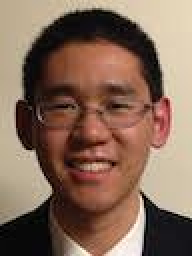
#> input picture mjchao.jpg, 96 x 128 px (shown 2 times larger)
$ python Search.py   (Python 2 division)
#> lines starting #> are read from the running program, lines starting #| are printed output that depends on the picture
### Parameters.py
'''
Created on Sep 12, 2015

@author: mjchao
'''
from PIL import Image
from Utils import convertToPixelArray, norm

#list of global parameter constants


P = 200
N = 1
K = 1
T = 100000000
E = 25000

#---Change when image changes---#
IMG = Image.open( "mjchao.jpg" ).convert("RGBA")
OUTPUT_DIR = "tmp2"
IMG_WIDTH = 96
IMG_HEIGHT = 128
#--------------------------#

IMG_PIXEL_ARRAY = convertToPixelArray( IMG )
IMG_PIXEL_ARRAY_NORM = norm( IMG_PIXEL_ARRAY )

### Utils.py
'''
Created on Sep 19, 2015

@author: mjchao
'''
import numpy
from PIL import Image, ImageDraw

## Converts an image surface to a pixel array
def convertToPixelArray(image_surface):
    rtn = []
    for data in image_surface.getdata():
        rtn.append(data[0])
        rtn.append(data[1])
        rtn.append(data[2])
#> this loop made 12288 passes
#> data on passes 1 to 3: (188, 171, 143, 255), (188, 171, 143, 255), (188, 171, 143, 255)
#> after the loop, rtn = 36864 items
#> `IMG_PIXEL_ARRAY_NORM = norm( IMG_PIXEL_ARRAY )`: IMG_PIXEL_ARRAY_NORM = 98.51
    return numpy.array(rtn) / 255.0

## Returns Euclidean distance between two pixel arrays
def euclideanDistance(PixelArray1, PixelArray2):
    return numpy.linalg.norm(PixelArray1 - PixelArray2)

#Returns the norm |s| of a pixel array s
def norm( pixelArray ):
    return numpy.linalg.norm( pixelArray )


## Returns an image surface read from a file
def loadImage(filename):
    return Image.open(filename)

'''
Saves a surface
'''
def save_surface( image , filename ):
    image.save(filename)

### GeneticCode.py
'''
Created on Sep 12, 2015

@author: mjchao
'''
from Mutator import Mutator
from Parameters import IMG_WIDTH , IMG_HEIGHT , P, IMG_PIXEL_ARRAY , IMG_PIXEL_ARRAY_NORM
from Polygon import Polygon

from PIL import Image, ImageDraw

import random
from random import uniform
from math import log10
import copy
from Utils import convertToPixelArray, euclideanDistance, norm , save_surface
import sys

'''
Represents a Genetic Code to be used in the genetic search.
In our search problem, the genetic code is a list of Polygon
objects.
'''
class GeneticCode( object ):

    MUTATION_PROBABILITY = 0.9

    '''
    Creates a random GeneticCode with P n-gons.
    '''
    # [4 lines left out: function rand_genetic_code_with_n_gons, not called in this run]

    '''
    Creates a GeneticCode object. By default, it's a random list of P
    triangles.
    '''
    def __init__( self , polygons = None ):
        if polygons is None:
            self._polygons = [ Polygon.rand_triangle( IMG_WIDTH , IMG_HEIGHT ) for _ in range( 0 , P ) ]
        else:
            self._polygons = polygons
        self._fitness = -1
        self._pixelArray = None
        pass

    '''
    Mutates this genetic code with some probability. This object is modified
    with a random mutation.
    '''
    def mutate( self ):
        randVal = uniform( 0 , 1 )
        if ( randVal <= GeneticCode.MUTATION_PROBABILITY ):
            Mutator.mutate( self )

    '''
    Gets the polygon at the given index in the list of polygons
    of which this genetic code consists
    '''
    def get( self , idx ):
        return self._polygons[ idx ]

    '''
    Sets the polygon at the given index to be the
    given polygon.
    '''
    def set( self , idx , newPolygon ):
        self._polygons[ idx ] = newPolygon

    '''
    Draws the image represented by this genetic code onto a surface.
    '''
    def draw_onto_surface( self , surf ):
        # [4 lines of commented-out code are left out]
        d = ImageDraw.Draw(self._surface, "RGBA")
        for polygon in self._polygons:
            d.polygon(polygon._vertices, polygon._color)
        del d

    '''
    Returns the fitness score of this genetic code.
    '''
    def get_fitness( self ):
        if ( self._fitness != -1 ):
            return self._fitness
        else:
            self._surface = Image.new("RGB", (IMG_WIDTH, IMG_HEIGHT))
            self.draw_onto_surface( self._surface )
            pixelArray = convertToPixelArray( self._surface )
            euclideanDist = euclideanDistance( pixelArray , IMG_PIXEL_ARRAY )
            self._fitness = -(log10( euclideanDist ) - log10(norm( pixelArray ) + IMG_PIXEL_ARRAY_NORM ) )
            return self._fitness

    '''
    Returns the number of polygons of which this
    genetic code consists
    '''
    def size( self ):
        return len( self._polygons )

    '''
    Crosses two polygons and produces a third
    polygon with traits from both parent polygons.
    '''
    @staticmethod
    def cross( code1 , code2 ):
        return GeneticCode.crossN( code1 , code2 )

    '''
    Crosses an arbitrary number of polygons and
    produces an offspring with traits from all
    parent polygons.
    '''
    @staticmethod
    def crossN( *codes ):
        numParents = len( codes )
        partitions = random.sample( range( 0 , P ) , numParents-1 )
        partitions.sort()
        partitions = [0] + partitions
        partitions.append( P )

        childPolygons = []
        for i in range( 0 , numParents ):
            childPolygons = childPolygons + copy.deepcopy( codes[ i ]._polygons[ partitions[i] : partitions[i+1] ] )

        return GeneticCode( childPolygons )

    def __str__( self ):
        return "GeneticCode {Polygons = " + ', '.join( str(x) for x in self._polygons ) + ", fitness = " + str( self._fitness ) + "}"

'''
Unit Testing
'''
# [26 lines left out: function main, not called in this run]

# [1 lines that do not run on import are left out]

### Mutator.py
'''
Created on Sep 12, 2015

@author: mjchao
'''

from Parameters import IMG_WIDTH , IMG_HEIGHT
from Polygon import Polygon
from random import randint , gauss
import copy

class Mutator( object ):

    '''
    Replaces a polygon with a random new triangle.
    '''
    # [4 lines left out: function __mutate1__, not called in this run]

    '''
    Swaps the positions of two polygons in the ordered list of the genetic code.
    '''
    @staticmethod
    def __mutate2__( code ):
        idx1 = randint( 0 , len( code._polygons )-1 )
        idx2 = randint( 0 , len( code._polygons )-1 )
        code._polygons[ idx1 ] , code._polygons[ idx2 ] = code._polygons[ idx2 ] , code._polygons[ idx1 ]
    '''
    Returns a slightly altered color parameter.

    @param colorValue - a value in the range 0-255
    @return - the given color value plus/minus some random offset
    from -9 to 9
    '''
    # [15 lines left out: function __alter_color, not called in this run]
    '''
    Slightly alters a polygon's color in the genetic code
    '''
    # [11 lines left out: function __mutate3__, not called in this run]

    '''
    Slightly alters the position of a polygon's vertices
    '''
    # [13 lines left out: function __mutate4__, not called in this run]

    '''
    Adds a vertex to a polygon in the genetic code.
    '''
    # [6 lines left out: function __mutate5__, not called in this run]

    '''
    Removes a vertex from a polygon, if possible, in the genetic code.
    '''
    # [9 lines left out: function __mutate6__, not called in this run]

    '''
    Selects a random mutation to apply to a polygon that
    will alter its shape
    '''
    # [5 lines left out: function __mutate_alter_shape__, not called in this run]

    '''

    '''
    # [5 lines left out: function __mutate_modify_polygon__, not called in this run]

    '''
    Selects a random mutation to apply to a polygon.
    This mutation happens for sure. It is the responsibility
    of the caller to ensure that mutations occur
    with some probability.
    '''
    @staticmethod
    def mutate( code ):
        mutationsList = [ Mutator.__mutate1__ , Mutator.__mutate2__ , \
                         Mutator.__mutate_modify_polygon__ , Mutator.__mutate_modify_polygon__ , \
                         Mutator.__mutate_modify_polygon__ ]
        mutationIdx = randint( 0 , len( mutationsList )-1 )
        mutationsList[ mutationIdx ]( code )
'''
Unit testing
'''
# [43 lines left out: function main, not called in this run]

# [1 lines that do not run on import are left out]


### Polygon.py
'''
Created on Sep 12, 2015

@author: mjchao
'''

from Parameters import IMG_WIDTH , IMG_HEIGHT
from PIL import Image, ImageDraw
from random import randint , gauss
import Utils

'''
Represents a polygon with some vertices and filled with a given color.
Vertices are specified as ordered pairs of floats. The color is
specified as a tuple with four integers: (r, g, b, a).

'''
class Polygon( object ):

    '''
    Returns a random coordinate (x, y) with x value in range
    [0 , maxX) , [0 , maxY)
    '''
    @staticmethod
    def rand_xy( maxX , maxY ):
        return ( randint( 0 , maxX ) , randint( 0 , maxY ) )

    '''
    Returns a coordinate (x, y) near the given point. The (x, y)
    are generated with a gaussian distribution with mean
    (x, y) and standard deviation of the width and height of the
    image divided by 10, respectively.
    '''
    @staticmethod
    def gauss_xy_about_point( point ):
        return ( int(gauss( point[ 0 ] , IMG_WIDTH/10 )) , int(gauss( point[ 1 ] , IMG_HEIGHT/10)) )

    '''
    Returns a random (r, g, b, a) value
    '''
    @staticmethod
    def rand_rgba():
        return ( randint( 0 , 255 ) , randint( 0 , 255 ) , randint( 0 , 255 ) , randint( 0 , 255 ) )

    '''
    Returns a random triangle
    '''
    @staticmethod
    def rand_triangle( maxX , maxY ):
        return Polygon.rand_n_gon( 3 , maxX , maxY )

    '''
    Returns a random n-gon with n vertices. The vertices may not be in the
    correct order, though.
    '''
    @staticmethod
    def rand_n_gon( n , maxX , maxY ):
        center = Polygon.rand_xy( maxX , maxY )
        return Polygon( [Polygon.gauss_xy_about_point( center ) for _ in range( 0 , n )]  , Polygon.rand_rgba() )


    '''
    Creates a polygon.
    '''
    def __init__( self , vertices = None , color = None ):
        if vertices is None:
            self._vertices = [Polygon.rand_xy(IMG_WIDTH , IMG_HEIGHT) for _ in range( 0 , 3 ) ]
        else:
            self._vertices = vertices

        if color is None:
            self._color = Polygon.rand_rgba()
        else :
            self._color = color

    '''
    Returns the number of vertices this polygon has.
    '''
    def num_vertices( self ):
        return len( self._vertices )

    '''
    Returns the color of this polygon as an (r, g, b, a) tuple
    '''
    def get_color( self ):
        return self._color
    '''
    Sets the color of this polygon.

    @param color - the (r, g, b, a) color for this polygon as a tuple
    '''
    def set_color( self , color ):
        self._color = color

    def __str__( self ):
        return "Polygon { Vertices = " + str( self._vertices ) + ", Color = " + str( self._color ) + "}"

# [1 lines that do not run on import are left out]

### Search.py
'''
Created on Sep 14, 2015

@author: mjchao
'''

from Parameters import N , K , T , IMG_WIDTH , IMG_HEIGHT , OUTPUT_DIR , IMG_PIXEL_ARRAY
from GeneticCode import GeneticCode
from PIL import Image, ImageDraw
from random import randint , uniform
from Utils import save_surface , loadImage, euclideanDistance,\
    convertToPixelArray
from time import sleep
import sys


class Search( object ):

    '''
    This puts the best codes first (higher fitness means
    lower comparator value).
    '''
    @staticmethod
    def fitness_comparator( code1 , code2 ):
        if ( code2.get_fitness() > code1.get_fitness() ):
            return 1
        elif ( code1.get_fitness() > code2.get_fitness() ):
            return -1
        else:
            return 0

    @staticmethod
    def save_code_as_image( code , gen ):
        filename = OUTPUT_DIR + "/" + str( gen ) + ".png"
        save_surface( code._surface , filename )

    '''
    Performs the genetic search algorithm.
    '''
    @staticmethod
    def search():

        #start with N random genetic codes
        codes = [ GeneticCode() for _ in range( 0 , N ) ]

        for gen in range( 0 , T+1 ):

            sumFitness = sum( [ x.get_fitness() for x in codes ] )

            #pick K pairs of states and cross them.
            for childNum in range( 0 , K ):

                #select first parent proportional to fitness
                key1 = uniform( 0 , sumFitness )
                currSum = 0
                for code in codes:
                    currSum += code.get_fitness()
                    if ( currSum > key1 ):
                        parent1 = code
                        break

                #select second parent proportional to fitness
                key2 = uniform( 0 , sumFitness )
                currSum = 0
                for code in codes:
                    currSum += code.get_fitness()
                    if ( currSum > key2 ):
                        parent2 = code
                        break

                child = GeneticCode.cross( parent1 , parent2 )
                child.mutate()
                codes.append( child )

                #save the image every 1000 children
                if ( (K * gen + childNum) % 1000 == 0 ):
                    bestCode = max( codes , key = lambda p : p.get_fitness() )
                    print "Processing generation " + str( gen ) + "; best fitness = " + str( bestCode.get_fitness() )
                    Search.save_code_as_image( bestCode , gen )

            #keep N best states
            codes.sort( Search.fitness_comparator )
            codes = codes[ 0:N ]
#> this loop made 1 pass
#> sumFitness on pass 1: 0.359
#> pass 1, in save_surface, `image.save(filename)`:
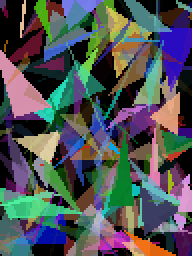
#> saved as 0.png: PIL image 96x128 RGB (shown 2 times larger); mean R, G, B 79.1, 83.4, 86.2
#> after the loop, codes = 2 items

            #repeat T times

        #save the last image
        #print "Processing generation " + str( T-1 )
        #Search.save_code_as_image( codes[ 0 ] , T-1 )
        return codes

def main():
    codes = Search.search()

#> (the run stopped early here; a loop or call above may not have finished)
